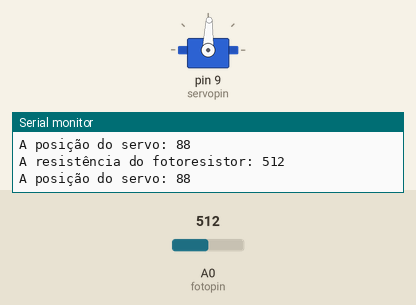
This sketch was run on a simulated Arduino Uno, built with avr-gcc and run on an emulated ATmega328P. On the bench: servo, the last lines printed to the serial monitor. The test bench sets the inputs (shaded band); at power-on: A0 (fotopin) = 512.

Above: at 1.2 s.
1.3 s: A0 (fotopin) set to 900
At 1.9 s:
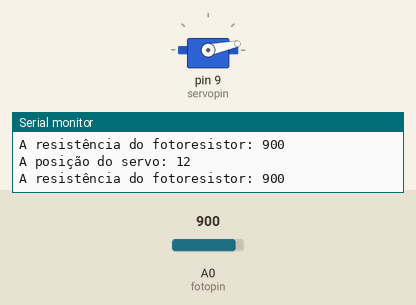
2.8 s: A0 (fotopin) set to 924
At 3.3 s:
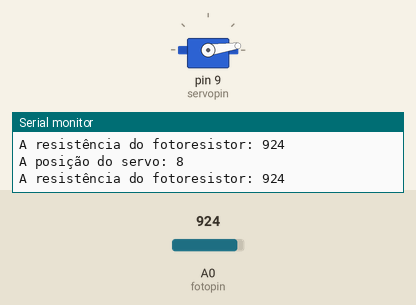
5.8 s: A0 (fotopin) set to 716
At 6.7 s:
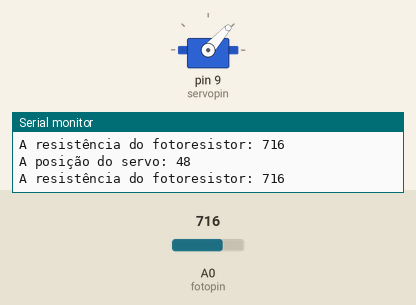
7.3 s: A0 (fotopin) set to 466
At 8.1 s:
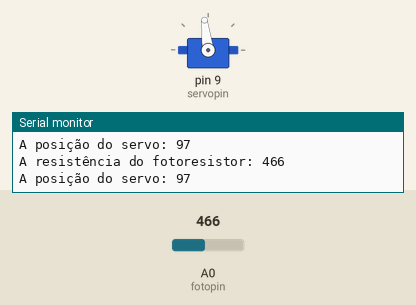
8.8 s: A0 (fotopin) set to 439
At 9.5 s:
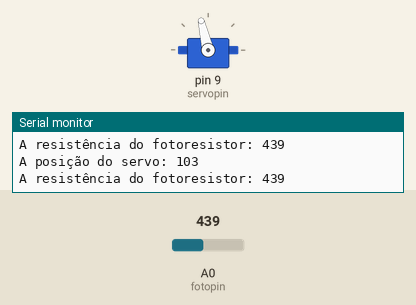
10.3 s: A0 (fotopin) set to 105
At 11.5 s:
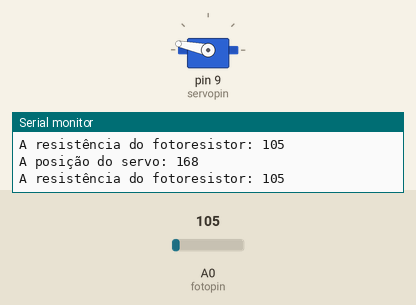
11.8 s: A0 (fotopin) set to 95
Timing chart, 0 to 14.8 s (numbered marks = the images above; inputs shaded):
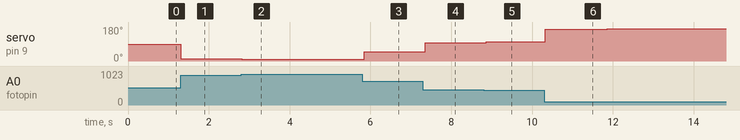

The sketch:

exercicio_fotoservo1.ino
```cpp
#include <Servo.h>
int servopin = 9;
int servopos;
int fotopin = A0;
int fotoval;
int dt=250;
Servo myServo;

void setup()
{
  Serial.begin(9600);
  myServo.attach(servopin);
  pinMode(fotopin, INPUT);
}

void loop()
{
  fotoval = analogRead(fotopin);
  servopos = (-(180./920.)*fotoval) + 189;
  myServo.write(servopos);
  Serial.print("A posição do servo: ");
  Serial.println(servopos);
  Serial.print("A resistência do fotoresistor: ");
  Serial.println(fotoval);
}
```

Measured:
- after the input at 1.3 s, servo on pin 9 (servopin): 88° → 12° at once
- after the input at 2.8 s, servo on pin 9 (servopin): 12° → 8° at once
- after the input at 5.8 s, servo on pin 9 (servopin): 8° → 48° after 0.05 s
- after the input at 7.3 s, servo on pin 9 (servopin): 48° → 97° after 0.05 s
- after the input at 8.8 s, servo on pin 9 (servopin): 97° → 103° after 0.06 s
- after the input at 10.3 s, servo on pin 9 (servopin): 103° → 168° at once
- after the input at 11.8 s, servo on pin 9 (servopin): 168° → 170° after 0.06 s
